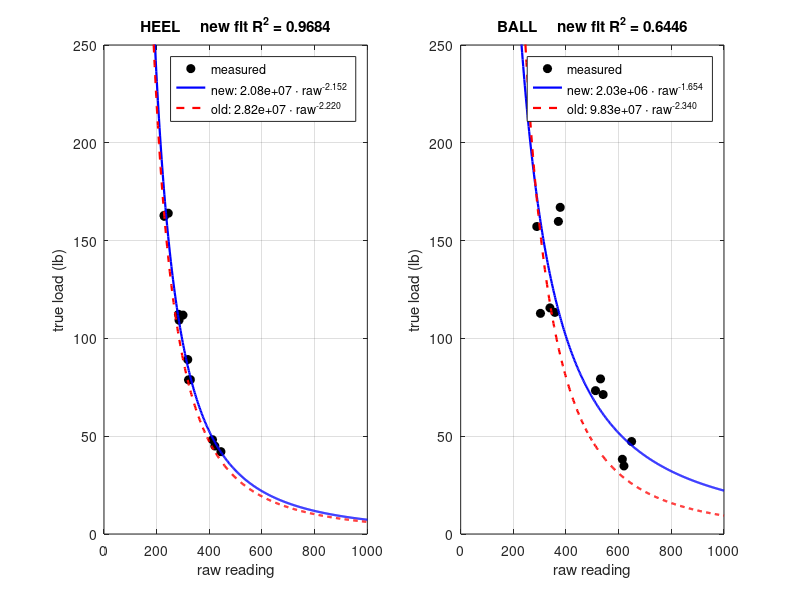

Recreate this plot in MATLAB.
%% fit_calibration_curves.m
% Set two: fit new power-law calibration curves from the 24 bare-sensor
% presses, and compare them against the curves already in my firmware.
%
% Model: force_lb = a * raw^b, which is a straight line in log-log space.
% R^2 is reported on the pound values, not in log space, because log-space
% R^2 flatters the fit.

heel_raw = [421 412 444 328 318 321 283 285 300 244 229 228]';
heel_lb  = [45.0 48.2 42.1 78.9 89.2 78.8 112.3 109.3 111.9 164.0 162.4 162.9]';
ball_raw = [649 620 614 531 541 512 339 358 303 371 289 378]';
ball_lb  = [47.3 34.8 38.2 79.3 71.3 73.3 115.6 113.3 112.8 159.8 157.2 167.0]';

a_heel_old = 2.82e7;  b_heel_old = -2.22;     % curves in the firmware
a_ball_old = 9.83e7;  b_ball_old = -2.34;

p = polyfit(log(heel_raw),log(heel_lb),1);
bh = p(1); ah = exp(p(2));
R2h = 1 - sum((heel_lb - ah*heel_raw.^bh).^2)/sum((heel_lb-mean(heel_lb)).^2);

p = polyfit(log(ball_raw),log(ball_lb),1);
bb = p(1); ab = exp(p(2));
R2b = 1 - sum((ball_lb - ab*ball_raw.^bb).^2)/sum((ball_lb-mean(ball_lb)).^2);

fprintf('\nHEEL   new: %.4g * raw^(%.4f)   R^2 = %.4f     old: %.4g * raw^(%.4f)\n', ...
        ah,bh,R2h,a_heel_old,b_heel_old);
fprintf('BALL   new: %.4g * raw^(%.4f)   R^2 = %.4f     old: %.4g * raw^(%.4f)\n', ...
        ab,bb,R2b,a_ball_old,b_ball_old);

fprintf('\nraw      heel old   heel new   ball old   ball new\n');
for r = [400 500 600 700 800 900]
    fprintf('%4d   %9.1f  %9.1f  %9.1f  %9.1f\n', r, ...
        a_heel_old*r^b_heel_old, ah*r^bh, a_ball_old*r^b_ball_old, ab*r^bb);
end

figure('Color','w','Position',[100 100 1000 420]); rr = linspace(180,1000,400);
subplot(1,2,1); hold on; grid on; box on;
plot(heel_raw,heel_lb,'ko','MarkerFaceColor','k','DisplayName','measured');
plot(rr,ah*rr.^bh,'b-','LineWidth',1.6,'DisplayName',sprintf('new: %.3g \\cdot raw^{%.3f}',ah,bh));
plot(rr,a_heel_old*rr.^b_heel_old,'r--','LineWidth',1.6,'DisplayName',sprintf('old: %.3g \\cdot raw^{%.3f}',a_heel_old,b_heel_old));
xlabel('raw reading'); ylabel('true load (lb)'); ylim([0 250]);
title(sprintf('HEEL     new fit R^2 = %.4f',R2h)); legend('Location','northeast','FontSize',9);

subplot(1,2,2); hold on; grid on; box on;
plot(ball_raw,ball_lb,'ko','MarkerFaceColor','k','DisplayName','measured');
plot(rr,ab*rr.^bb,'b-','LineWidth',1.6,'DisplayName',sprintf('new: %.3g \\cdot raw^{%.3f}',ab,bb));
plot(rr,a_ball_old*rr.^b_ball_old,'r--','LineWidth',1.6,'DisplayName',sprintf('old: %.3g \\cdot raw^{%.3f}',a_ball_old,b_ball_old));
xlabel('raw reading'); ylabel('true load (lb)'); ylim([0 250]);
title(sprintf('BALL     new fit R^2 = %.4f',R2b)); legend('Location','northeast','FontSize',9);
